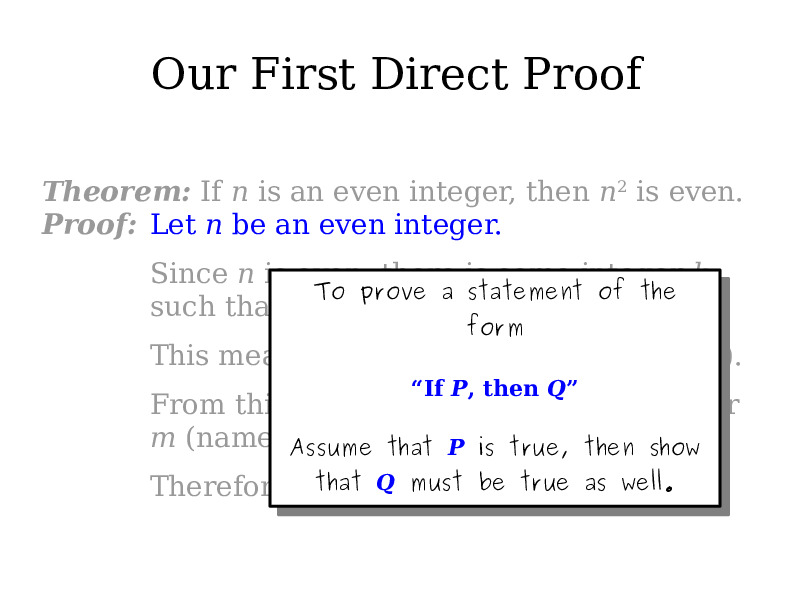
#> input picture lib/slides/a-11.jpg, 794 x 595 px
$ python -i slideMatch.py   (imports and definitions only)   (Python 2 division)
#> lines starting #> are read from the running program, lines starting #| are printed output that depends on the picture
import numpy as np
import cv2
try:
  import Image
except ImportError:
  from PIL import Image
import pytesseract
import math
import os

OCR_IMAGE_SIZE = 512
FRAME_IMAGE_SIZE = 200
SLIDE_IMAGE_SIZE = 500

MATCH_THRESHOLD = 0.6


DEBUG = True

# [238 lines left out: functions match, featureGrid, determineBestFrames, matchMiddle, addText, normalize and 2 more, not called in this run]


def fileNameToStr(filename):
  """Uses tesseract OCR to open an image at filename and return its text"""
#> called with filename = 'slides/a-11.jpg'
  try:
    image = Image.open(filename)
#> image is the input picture: PIL image 794x595 RGB; mean R, G, B 244, 244, 245.5
    image.thumbnail((OCR_IMAGE_SIZE, OCR_IMAGE_SIZE))
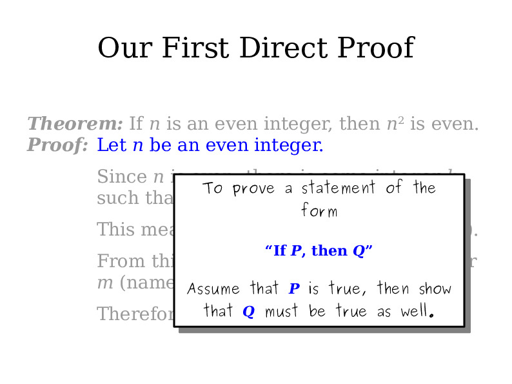
#> image: PIL image 512x384 RGB; mean R, G, B 243.8, 243.8, 245.3

    if len(image.split()) == 4:
      # In case we have 4 channels, lets discard the Alpha.
      # Kind of a hack, should fix in the future some time.
      r, g, b, a = image.split()
      image = Image.merge("RGB", (r, g, b))
  except IOError:
    sys.stderr.write('ERROR: Could not open file "%s"\n' % filename)
    exit(1)
#> (the run stopped early here; a loop or call above may not have finished)

$ run again, on lib/slides/a-16.jpg
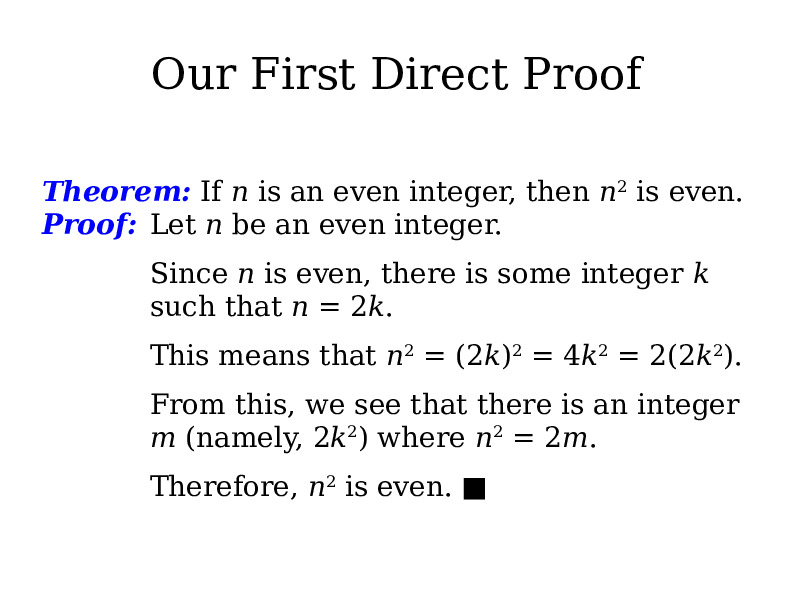
#> input picture lib/slides/a-16.jpg, 794 x 595 px
#> in fileNameToStr, image is the input picture: PIL image 794x595 RGB; mean R, G, B 242.2, 242.2, 243.2
#> in fileNameToStr, `image.thumbnail((OCR_IMAGE_SIZE, OCR_IMAGE_SIZE))`:
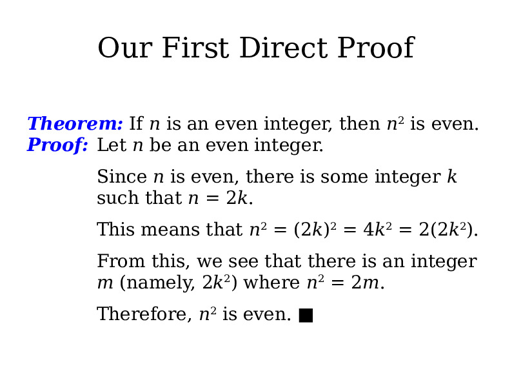
#> image: PIL image 512x384 RGB; mean R, G, B 242, 242, 243
